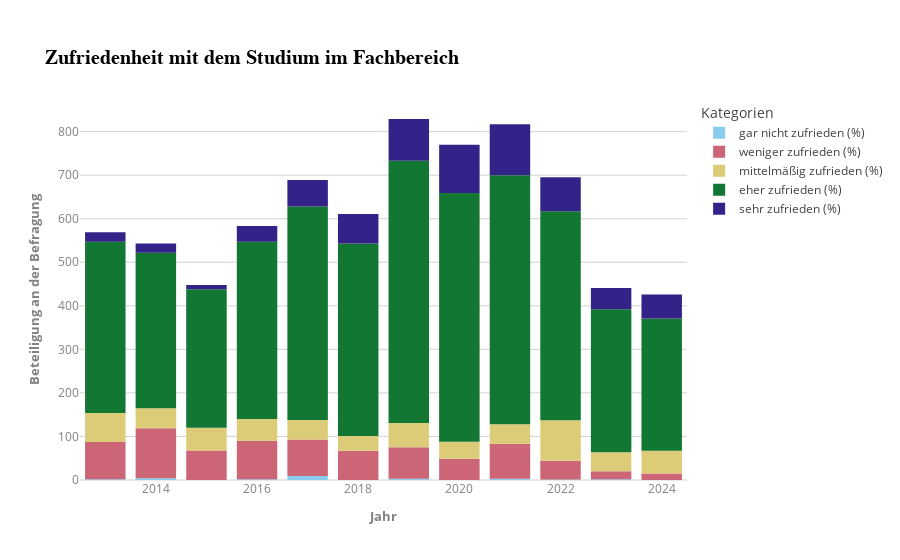

This figure's notebook cell:
### Code cell
category_order = [
    'gar nicht zufrieden (%)', 
    'weniger zufrieden (%)', 
    'mittelmäßig zufrieden (%)', 
    'eher zufrieden (%)', 
    'sehr zufrieden (%)'
]

# Stelle sicher, dass 'Category' eine kategorische Variable mit der richtigen Reihenfolge ist
df['Category'] = pd.Categorical(df['Category'], categories=category_order, ordered=True)

# Sortiere den DataFrame nach Jahr und Category
df = df.sort_values(by=['Jahr', 'Category'])

fig = px.bar(df, x="Jahr", 
             y="sum", 
             color="Category", 
             title="Zufriedenheit mit dem Studium im Fachbereich", 
             color_discrete_sequence=px.colors.qualitative.Safe, 
             template="infoviz", 
             labels={
                 'Jahr': 'Jahr', 
                 'sum': 'Beteiligung an der Befragung',
                 'Category': 'Kategorien'
             })
fig.show()

### Figure 1 — Plotly figure (JSON) as saved in the notebook; plotly's stock layout.template omitted (floating-point values rounded to 4 significant figures)
{"data": [{"alignmentgroup": "True", "hovertemplate": "Kategorien=gar nicht zufrieden (%)<br>Jahr=%{x}<br>Beteiligung an der Befragung=%{y}<extra></extra>", "legendgroup": "gar nicht zufrieden (%)", "marker": {"color": "rgb(136, 204, 238)", "pattern": {"shape": ""}}, "name": "gar nicht zufrieden (%)", "offsetgroup": "gar nicht zufrieden (%)", "orientation": "v", "showlegend": true, "textposition": "auto", "type": "bar", "x": ["2013", "2014", "2015", "2016", "2017", "2018", "2019", "2020", "2021", "2022", "2023", "2024"], "xaxis": "x", "y": [2, 4, 0, 2, 9, 0, 3, 0, 3, 1, 2, 0], "yaxis": "y"}, {"alignmentgroup": "True", "hovertemplate": "Kategorien=weniger zufrieden (%)<br>Jahr=%{x}<br>Beteiligung an der Befragung=%{y}<extra></extra>", "legendgroup": "weniger zufrieden (%)", "marker": {"color": "rgb(204, 102, 119)", "pattern": {"shape": ""}}, "name": "weniger zufrieden (%)", "offsetgroup": "weniger zufrieden (%)", "orientation": "v", "showlegend": true, "textposition": "auto", "type": "bar", "x": ["2013", "2014", "2015", "2016", "2017", "2018", "2019", "2020", "2021", "2022", "2023", "2024"], "xaxis": "x", "y": [85, 115, 68, 88, 84, 67, 72, 49, 80, 43, 18, 15], "yaxis": "y"}, {"alignmentgroup": "True", "hovertemplate": "Kategorien=mittelmäßig zufrieden (%)<br>Jahr=%{x}<br>Beteiligung an der Befragung=%{y}<extra></extra>", "legendgroup": "mittelmäßig zufrieden (%)", "marker": {"color": "rgb(221, 204, 119)", "pattern": {"shape": ""}}, "name": "mittelmäßig zufrieden (%)", "offsetgroup": "mittelmäßig zufrieden (%)", "orientation": "v", "showlegend": true, "textposition": "auto", "type": "bar", "x": ["2013", "2014", "2015", "2016", "2017", "2018", "2019", "2020", "2021", "2022", "2023", "2024"], "xaxis": "x", "y": [67, 46, 52, 50, 45, 34, 56, 39, 45, 93, 44, 52], "yaxis": "y"}, {"alignmentgroup": "True", "hovertemplate": "Kategorien=eher zufrieden (%)<br>Jahr=%{x}<br>Beteiligung an der Befragung=%{y}<extra></extra>", "legendgroup": "eher zufrieden (%)", "marker": {"color": "rgb(17, 119, 51)", "pattern": {"shape": ""}}, "name": "eher zufrieden (%)", "offsetgroup": "eher zufrieden (%)", "orientation": "v", "showlegend": true, "textposition": "auto", "type": "bar", "x": ["2013", "2014", "2015", "2016", "2017", "2018", "2019", "2020", "2021", "2022", "2023", "2024"], "xaxis": "x", "y": [393, 357, 318, 407, 490, 442, 602, 571, 572, 480, 328, 304], "yaxis": "y"}, {"alignmentgroup": "True", "hovertemplate": "Kategorien=sehr zufrieden (%)<br>Jahr=%{x}<br>Beteiligung an der Befragung=%{y}<extra></extra>", "legendgroup": "sehr zufrieden (%)", "marker": {"color": "rgb(51, 34, 136)", "pattern": {"shape": ""}}, "name": "sehr zufrieden (%)", "offsetgroup": "sehr zufrieden (%)", "orientation": "v", "showlegend": true, "textposition": "auto", "type": "bar", "x": ["2013", "2014", "2015", "2016", "2017", "2018", "2019", "2020", "2021", "2022", "2023", "2024"], "xaxis": "x", "y": [22, 21, 10, 36, 61, 68, 96, 111, 117, 78, 49, 55], "yaxis": "y"}], "layout": {"barmode": "relative", "legend": {"title": {"text": "Kategorien"}, "tracegroupgap": 0}, "title": {"text": "Zufriedenheit mit dem Studium im Fachbereich"}, "xaxis": {"anchor": "y", "domain": [0, 1], "title": {"text": "Jahr"}}, "yaxis": {"anchor": "x", "domain": [0, 1], "title": {"text": "Beteiligung an der Befragung"}}}}
